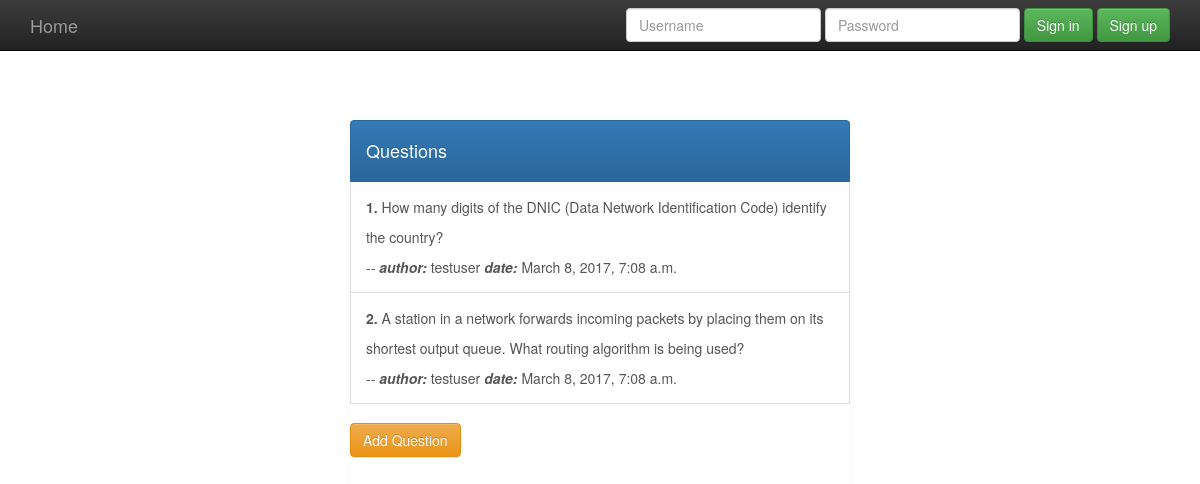
Screenshot of /polls/ with the database file from the repository.
### polls/models.py (models this page shows, shortened)
class Question(models.Model):
    error_css_class = 'error'
    question_text = models.CharField('Question',max_length=200)
    pub_date = models.DateTimeField('date published')
    owner = models.ForeignKey(User,default=DEFAULT_USER_ID)
    def was_published_recently(self):
        now = timezone.now()
        return now - datetime.timedelta(days=1) <= self.pub_date <= now
    was_published_recently.admin_order_field = 'pub_date'
    was_published_recently.boolean = True
    was_published_recently.short_description = 'Published recently?'

### polls/views.py (the view)
class IndexView(generic.ListView):
    template_name = 'polls/index.html'
    context_object_name = 'latest_question_list'
    def get_queryset(self):
        return Question.objects.filter(
            pub_date__lte=timezone.now()
        ).order_by('-pub_date')

### polls/templates/polls/index.html (shortened to what this page needs)
{% extends 'polls/base.html' %}
{% block head %}
    {% load static %}
{% endblock %}
{% block content %}
    <div class="list-group" style="margin:0 auto;width:500px;margin-top: 120px;line-height:30px;">
        <a class="list-group-item active">
            <h3 class="panel-title">
                <h4>Questions</h4>
            </h3>
        </a>
        {% if latest_question_list %}
            {% for question in latest_question_list reversed %}
                <a class="list-group-item"
                   href="{% url 'polls:detail' question.id %}"><b>{{ forloop.counter }}. </b>{{ question.question_text }}
                    <br>-- <i><b>author:</b></i> {{ question.owner.username }}  <i><b>date:</b></i> {{ question.pub_date }}
                </a>
            {% endfor %}
        {% else %}
            <div class="alert alert-danger" role="alert">
                <p>No polls are available.</p>
            </div>
        {% endif %}
        <a href="{% url 'polls:add' %}">
            <button type="button" class="btn btn-warning" style="margin-top: 20px;margin-bottom: 50px;">Add Question</button>
        </a>
    </div>
{% endblock %}

### rows the page displays
Question: question_text "How many digits of the DNIC (Data Network Identification Code) identify the country?", owner.username "testuser", pub_date "March 8, 2017, 7:08 a.m."
Question: question_text "A station in a network forwards incoming packets by placing them on its shortest output queue. What routing algorithm is being used?", owner.username "testuser", pub_date "March 8, 2017, 7:08 a.m."
